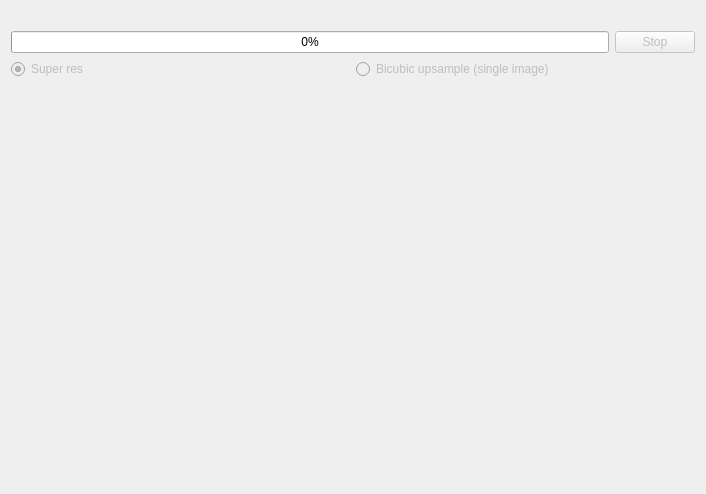
<?xml version="1.0" encoding="UTF-8"?>
<ui version="4.0">
 <class>vpSuperResViewer</class>
 <widget class="QDialog" name="vpSuperResViewer">
  <property name="geometry">
   <rect>
    <x>0</x>
    <y>0</y>
    <width>706</width>
    <height>494</height>
   </rect>
  </property>
  <property name="windowTitle">
   <string>Super Resolution Viewer</string>
  </property>
  <layout class="QVBoxLayout" name="verticalLayout">
   <item>
    <widget class="QLabel" name="label">
     <property name="sizePolicy">
      <sizepolicy hsizetype="Preferred" vsizetype="Minimum">
       <horstretch>0</horstretch>
       <verstretch>0</verstretch>
      </sizepolicy>
     </property>
     <property name="text">
      <string/>
     </property>
     <property name="textFormat">
      <enum>Qt::AutoText</enum>
     </property>
    </widget>
   </item>
   <item>
    <layout class="QHBoxLayout" name="horizontalLayout">
     <item>
      <widget class="QProgressBar" name="progressBar">
       <property name="value">
        <number>0</number>
       </property>
      </widget>
     </item>
     <item>
      <widget class="QPushButton" name="saveStopButton">
       <property name="enabled">
        <bool>false</bool>
       </property>
       <property name="text">
        <string>Stop</string>
       </property>
      </widget>
     </item>
    </layout>
   </item>
   <item>
    <layout class="QHBoxLayout" name="horizontalLayout_2">
     <item>
      <widget class="QRadioButton" name="imageRadio">
       <property name="enabled">
        <bool>false</bool>
       </property>
       <property name="toolTip">
        <string>Set the render window to display the super resolved image.</string>
       </property>
       <property name="text">
        <string>Super res</string>
       </property>
       <property name="shortcut">
        <string>S</string>
       </property>
       <property name="checked">
        <bool>true</bool>
       </property>
      </widget>
     </item>
     <item>
      <widget class="QRadioButton" name="bicubicRadio">
       <property name="enabled">
        <bool>false</bool>
       </property>
       <property name="toolTip">
        <string>Set the render window to display the bicubic image.</string>
       </property>
       <property name="text">
        <string>Bicubic upsample (single image)</string>
       </property>
       <property name="shortcut">
        <string>B</string>
       </property>
      </widget>
     </item>
    </layout>
   </item>
   <item>
    <widget class="QVTKWidget" name="renderImage" native="true">
     <property name="sizePolicy">
      <sizepolicy hsizetype="Preferred" vsizetype="Expanding">
       <horstretch>0</horstretch>
       <verstretch>0</verstretch>
      </sizepolicy>
     </property>
    </widget>
   </item>
  </layout>
 </widget>
 <customwidgets>
  <customwidget>
   <class>QVTKWidget</class>
   <extends>QWidget</extends>
   <header>QVTKWidget.h</header>
   <container>1</container>
  </customwidget>
 </customwidgets>
 <resources/>
 <connections/>
</ui>
